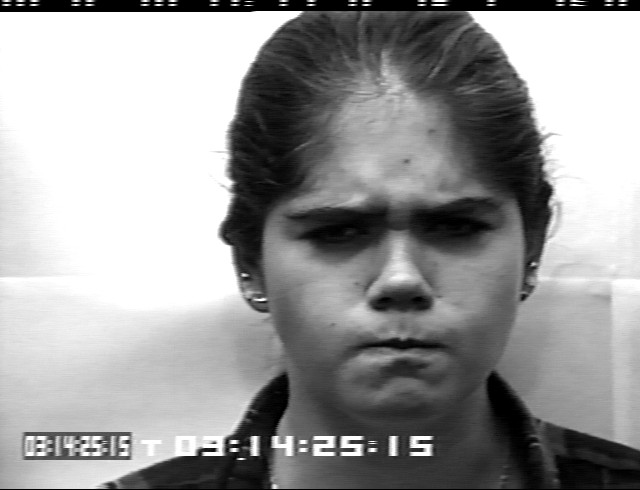
#> input picture data/CK/anger/S011_004_00000021.png, 640 x 490 px, given as the content of the folder /Users/avijitmandal/Desktop/KGP Acad/BTP/test_case, which was not available
$ jupyter execute --allow-errors face-detection-crop.ipynb
#> lines starting #> are read from the running program, lines starting #| are printed output that depends on the picture; after the words box and inside, x2 and y2 are one past the last pixel; in counts of white or black regions, pixels touching at a corner belong together; pictures that were not available may be replaced by others from this repository, and a replacement may not be noted
[cell 1]
import cv2
import os

[cell 2]
extension = {
    'anger': 'an',
    'disgust': 'di',
    'fear': 'fe',
    'happiness': 'ha',
    'neutral': 'ne',
    'sadness': 'sa',
    'surprise': 'su',
    'contempt': 'co'
}

[cell 3]
path = os.getcwd()
path_data = path + '/data'

[cell 4]
image_folder = path + '/data/CK/anger'

[cell 5]
os.chdir(image_folder)

[cell 6]
def crop_imgae(path, save_path):
    img = cv2.imread(path)
#> img is the input picture: shape (490, 640, 3); min 0, max 255, mean 155
    gray = cv2.cvtColor(img, cv2.COLOR_BGR2GRAY)
    cv2.imshow('Ei',gray)
    face_cascade = cv2.CascadeClassifier(cv2.data.haarcascades + 'haarcascade_frontalface_default.xml')
    faces = face_cascade.detectMultiScale(gray, 1.3, 5)
#> faces = [[246, 120, 297, 297]]

    for (x, y, w, h) in faces:
        cv2.rectangle(img, (x, y), (x+w, y+h),
                      (0, 0, 255), 2)

        faces = img[y:y + h, x:x + w]
        cv2.imwrite(save_path, faces)
#> this loop made 1 pass
#> pass 1, in crop_imgae, `faces = img[y:y + h, x:x + w]`:
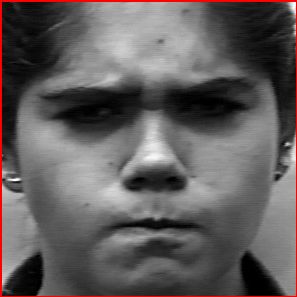
#> faces: shape (297, 297, 3); mean B, G, R 92.7, 92.7, 97.8
#> after the loop:
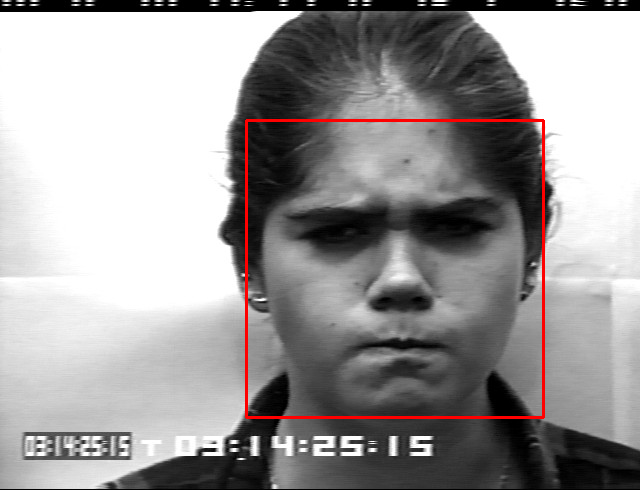
#> img: shape (490, 640, 3); 1.14% of pixels changed, all inside (x1, y1, x2, y2) = (245, 119, 545, 419)

[cell 7]
test_case = '/Users/avijitmandal/Desktop/KGP Acad/BTP/test_case'
test_caset_new = '/Users/avijitmandal/Desktop/KGP Acad/BTP/test_case_processed'

[cell 8]
for image in os.listdir(test_case):
    if image == '.DS_Store':
        continue
    image_path = test_case + '/' + image
    save_path = test_caset_new + '/' + image
    print(image)
    crop_imgae(image_path, save_path)

[cell 9]
directory = 'processed_data'
os.mkdir(os.path.join(path, directory))

[cell 10]
processed_data = os.path.join(path, directory)

[cell 11]
dataset = os.getcwd() + '/data'

[cell 12]
os.chdir(dataset + '/JAFFE')

[cell 13]
folders = os.listdir(os.getcwd())

#> (a cell that did not finish here is left out)

$ run again, on data/CK/anger/S042_004_00000020.png
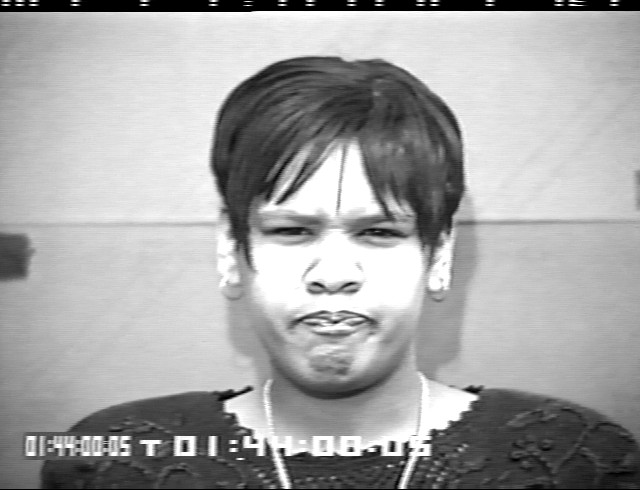
#> input picture data/CK/anger/S042_004_00000020.png, 640 x 490 px, given as the content of the folder /Users/avijitmandal/Desktop/KGP Acad/BTP/test_case, which was not available
#> in crop_imgae, img is the input picture: shape (490, 640, 3); min 0, max 255, mean 165.1
#> in crop_imgae, `faces = face_cascade.detectMultiScale(gray, 1.3, 5)`: faces = [[228, 154, 204, 204]]
#> the loop in crop_imgae, `for (x, y, w, h) in faces:` made 1 pass
#> pass 1, in crop_imgae, `faces = img[y:y + h, x:x + w]`:
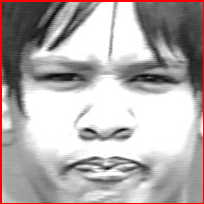
#> faces: shape (204, 204, 3); mean B, G, R 171.6, 171.6, 179.1
#> after the loop in crop_imgae, `for (x, y, w, h) in faces:`:
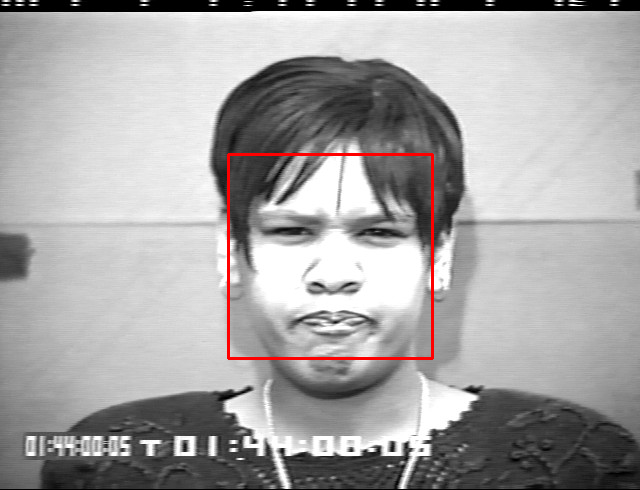
#> img: shape (490, 640, 3); 0.78% of pixels changed, all inside (x1, y1, x2, y2) = (227, 153, 434, 360)

$ run again, on data/CK/anger/S050_004_00000021.png
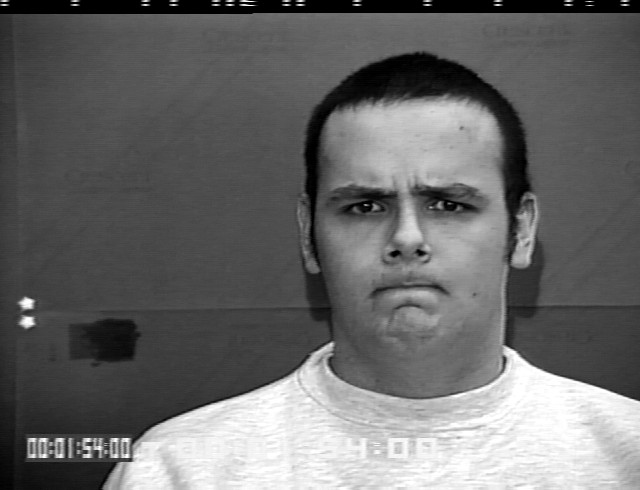
#> input picture data/CK/anger/S050_004_00000021.png, 640 x 490 px, given as the content of the folder /Users/avijitmandal/Desktop/KGP Acad/BTP/test_case, which was not available
#> in crop_imgae, img is the input picture: shape (490, 640, 3); min 0, max 255, mean 105
#> in crop_imgae, `faces = face_cascade.detectMultiScale(gray, 1.3, 5)`: faces = [[286, 116, 239, 239]]
#> the loop in crop_imgae, `for (x, y, w, h) in faces:` made 1 pass
#> pass 1, in crop_imgae, `faces = img[y:y + h, x:x + w]`:
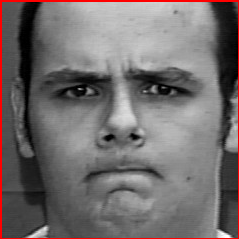
#> faces: shape (239, 239, 3); mean B, G, R 108.9, 108.9, 115.3
#> after the loop in crop_imgae, `for (x, y, w, h) in faces:`:
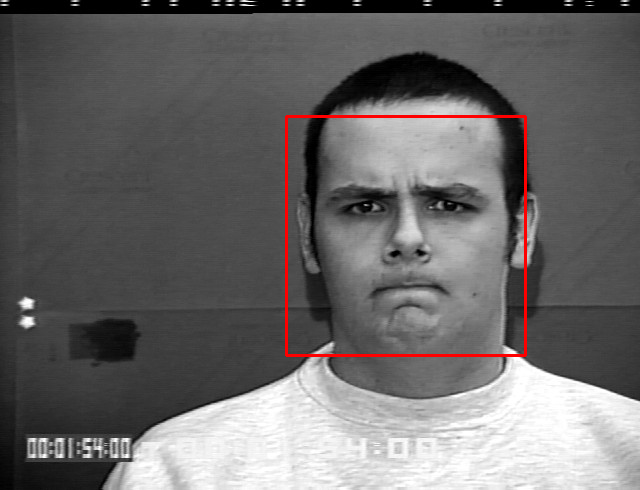
#> img: shape (490, 640, 3); 0.91% of pixels changed, all inside (x1, y1, x2, y2) = (285, 115, 527, 357)

$ run again, on data/CK/anger/S055_004_00000028.png
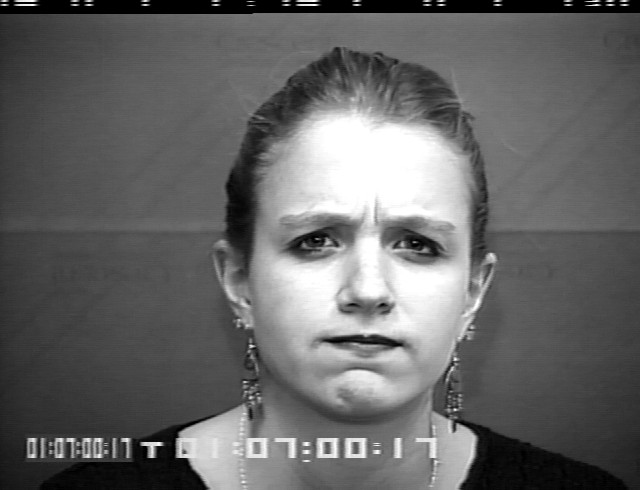
#> input picture data/CK/anger/S055_004_00000028.png, 640 x 490 px, given as the content of the folder /Users/avijitmandal/Desktop/KGP Acad/BTP/test_case, which was not available
#> in crop_imgae, img is the input picture: shape (490, 640, 3); min 0, max 255, mean 101.7
#> in crop_imgae, `faces = face_cascade.detectMultiScale(gray, 1.3, 5)`: faces = [[222, 129, 292, 292]]
#> the loop in crop_imgae, `for (x, y, w, h) in faces:` made 1 pass
#> pass 1, in crop_imgae, `faces = img[y:y + h, x:x + w]`:
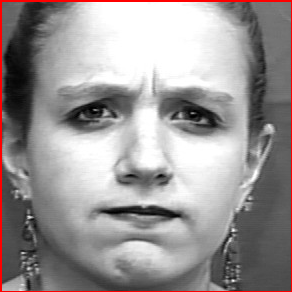
#> faces: shape (292, 292, 3); mean B, G, R 149.2, 149.2, 154.4
#> after the loop in crop_imgae, `for (x, y, w, h) in faces:`:
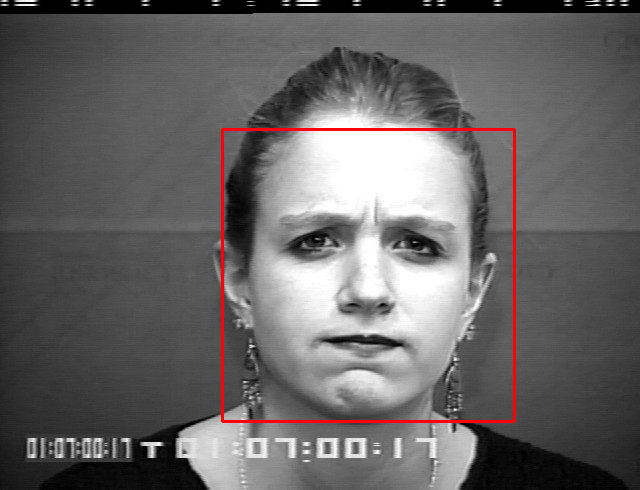
#> img: shape (490, 640, 3); 1.12% of pixels changed, all inside (x1, y1, x2, y2) = (221, 128, 516, 423)
